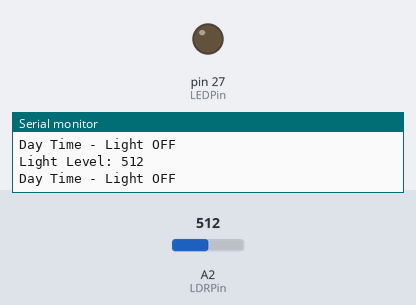
A sketch run on a simulated Arduino Mega 2560, built with avr-gcc and run on an emulated ATmega2560. Parts: output pins drawn as LEDs (lit = HIGH), the last lines printed to the serial monitor. The test bench sets the inputs (shaded band); at power-on: A2 (LDRPin) = 512.

Above: at 1.3 s.
1.4 s: A2 (LDRPin) set to 53
2.9 s: A2 (LDRPin) set to 47
At 3.5 s:
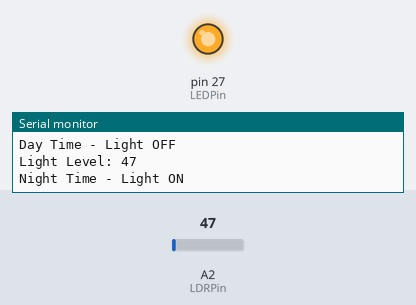
4.5 s: A2 (LDRPin) set to 122
At 5.7 s:
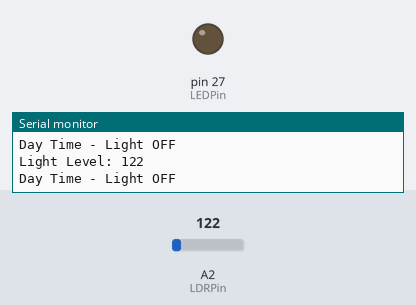
6.0 s: A2 (LDRPin) set to 40
At 7.1 s:
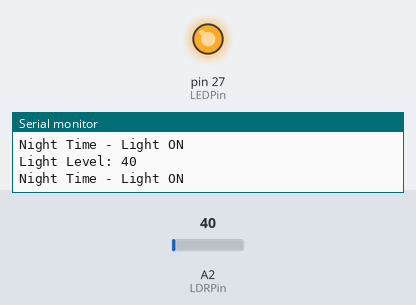
Timing chart, 0 to 8.5 s (numbered marks = the images above; inputs shaded):
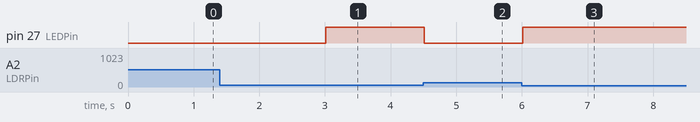

Measured:
- the behaviour switches between 50 and 49 on A2 (LDRPin) (found by bisection; images 0 and 1)
- after the input at 2.9 s, pin 27 (LEDPin): LOW → HIGH after 0.11 s
- after the input at 4.5 s, pin 27 (LEDPin): HIGH → LOW at once
- after the input at 6.0 s, pin 27 (LEDPin): LOW → HIGH at once

The sketch:

Outdoor_Lights.ino
```cpp
/*
  Outdoor Lighting System - LDR Sensor
  Source: Graduation Project PDF (Page 58)
  Sensor: Light Dependent Resistor
  Controller: Arduino Mega 2560
*/

int const LDRPin = A2;
int sensorValue = 0;
#define LEDPin 27

void setup() {
  pinMode(LEDPin, OUTPUT);
  Serial.begin(9600);
  Serial.println("Outdoor Lighting System Ready");
}

void loop() {
  sensorValue = analogRead(LDRPin);

  Serial.print("Light Level: ");
  Serial.println(sensorValue);

  // If dark (low light), turn ON
  if (sensorValue < 50) {
    digitalWrite(LEDPin, HIGH);
    Serial.println("Night Time - Light ON");
  }
  // If bright, turn OFF
  else {
    digitalWrite(LEDPin, LOW);
    Serial.println("Day Time - Light OFF");
  }

  delay(500);
}
```
